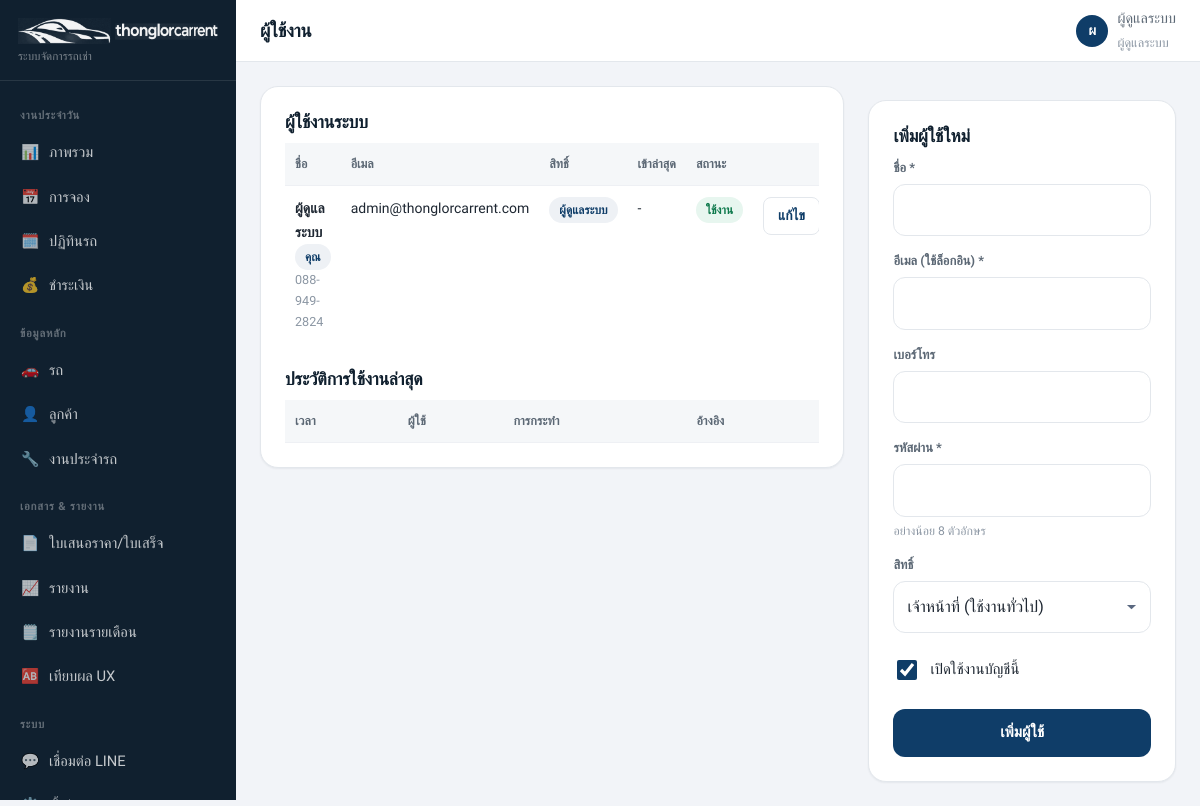
The page /admin/users.php (signed in) on the database its author committed.
### tables this page shows
CREATE TABLE IF NOT EXISTS users (
  id            INT UNSIGNED NOT NULL AUTO_INCREMENT,
  name          VARCHAR(120)  NOT NULL,
  email         VARCHAR(150)  NOT NULL,
  password_hash VARCHAR(255)  NOT NULL,
  role          ENUM('admin','staff') NOT NULL DEFAULT 'staff',
  phone         VARCHAR(30)   DEFAULT NULL,
  is_active     TINYINT(1)    NOT NULL DEFAULT 1,
  last_login_at DATETIME      DEFAULT NULL,
  created_at    DATETIME      NOT NULL DEFAULT CURRENT_TIMESTAMP,
  updated_at    DATETIME      NOT NULL DEFAULT CURRENT_TIMESTAMP ON UPDATE CURRENT_TIMESTAMP,
  PRIMARY KEY (id),
  UNIQUE KEY uq_users_email (email)
);

### includes/functions.php (called while the page is built, shortened)
<?php
require_once __DIR__ . '/db.php';
function settings(): array
{
    static $cache = null;
    if ($cache === null) {
        $cache = [];
        foreach (db_all('SELECT skey, svalue FROM settings') as $r) {
            $cache[$r['skey']] = $r['svalue'];
        }
    }
    return $cache;
}
function setting(string $key, $default = '')
{
    $s = settings();
    return array_key_exists($key, $s) && $s[$key] !== null && $s[$key] !== '' ? $s[$key] : $default;
}
function e($v): string
{
    return htmlspecialchars((string) $v, ENT_QUOTES | ENT_SUBSTITUTE, 'UTF-8');
}
function url(string $path = ''): string
{
    return BASE_URL . '/' . ltrim($path, '/');
}
function asset(string $path): string
{
    $file = APP_ROOT . '/' . ltrim($path, '/');
    return url($path) . '?v=' . (@filemtime($file) ?: APP_VERSION);
}
function thai_date(?string $datetime, bool $withTime = false, bool $full = false): string
{
    if (empty($datetime) || str_starts_with($datetime, '0000')) {
        return '-';
    }
    $ts = strtotime($datetime);
    $d = (int) date('j', $ts);
    $m = (int) date('n', $ts);
    $y = (int) date('Y', $ts) + 543;
    $name = $full ? TH_MONTHS_FULL[$m] : TH_MONTHS[$m];
    $out = sprintf('%d %s %s', $d, $name, $full ? (string) $y : substr((string) $y, 2));
    return $out;
}

### includes/icons.php (called while the page is built, shortened)
<?php
function brand_logo(string $mode = 'lockup', string $cls = ''): string
{
    $map = [
        'lockup' => ['logo-lockup', 760, 84],
        'full'   => ['logo-full',   900, 371],
        'mark'   => ['logo-mark',   520, 122],
    ];
    [$file, $w, $h] = $map[$mode] ?? $map['lockup'];
    $c = $cls ? ' class="' . e($cls) . '"' : '';
    return '<img' . $c . ' src="' . e(url("assets/img/$file.webp")) . '?v=' . APP_VERSION . '"'
         . ' alt="' . e(setting('site_name', 'thonglorcarrent')) . '"'
         . ' width="' . $w . '" height="' . $h . '" decoding="async">';
}

### includes/db.php (called while the page is built, shortened)
<?php
function db(): PDO
{
    static $pdo = null;
    if ($pdo instanceof PDO) {
        return $pdo;
    }
    $dsn = sprintf('mysql:host=%s;dbname=%s;charset=%s', DB_HOST, DB_NAME, DB_CHARSET);
    try {
        $pdo = new PDO($dsn, DB_USER, DB_PASS, [
            PDO::ATTR_ERRMODE            => PDO::ERRMODE_EXCEPTION,
            PDO::ATTR_DEFAULT_FETCH_MODE => PDO::FETCH_ASSOC,
            PDO::ATTR_EMULATE_PREPARES   => false,
            PDO::MYSQL_ATTR_INIT_COMMAND => "SET NAMES utf8mb4 COLLATE utf8mb4_unicode_ci",
        ]);
    } catch (PDOException $e) {
        if (defined('DB_THROW')) {
            throw $e;
        }
        if (APP_DEBUG) {
            die('DB Error: ' . $e->getMessage());
        }
        http_response_code(500);
        die('ไม่สามารถเชื่อมต่อฐานข้อมูลได้ กรุณาติดต่อผู้ดูแลระบบ');
    }
    try {
        $pdo->exec("SET time_zone = '" . date('P') . "'");
    } catch (Throwable $e) {
    }
    return $pdo;
}
function db_all(string $sql, array $params = []): array
{
    $st = db()->prepare($sql);
    $st->execute($params);
    return $st->fetchAll();
}
function db_val(string $sql, array $params = [])
{
    $st = db()->prepare($sql);
    $st->execute($params);
    return $st->fetchColumn();
}

### includes/auth.php (called while the page is built, shortened)
<?php
require_once __DIR__ . '/functions.php';
function auth_user(): ?array
{
    return $_SESSION['user'] ?? null;
}

### admin/users.php (the view, shortened to what this page needs)
<?php
require_once __DIR__ . '/../includes/pricing.php';
require_once __DIR__ . '/../includes/layout_admin.php';
$me = auth_user();
$editId = (int) ($_GET['edit'] ?? 0);
$edit   = $editId ? db_one('SELECT * FROM users WHERE id = :i', [':i' => $editId]) : null;
$users  = db_all('SELECT * FROM users ORDER BY role, name');
admin_head('ผู้ใช้งาน', 'users.php');
?>
<div class="split">
  <div class="panel">
    <h3>ผู้ใช้งานระบบ</h3>
    <div class="table-wrap">
      <table class="table">
        <thead><tr><th>ชื่อ</th><th>อีเมล</th><th>สิทธิ์</th><th>เข้าล่าสุด</th><th>สถานะ</th><th></th></tr></thead>
        <tbody>
          <?php foreach ($users as $u): ?>
            <tr>
              <td><b class="small"><?= e($u['name']) ?></b>
                <?= (int) $u['id'] === (int) $me['id'] ? ' <span class="badge badge-primary">คุณ</span>' : '' ?>
                <div class="tiny muted"><?= e($u['phone'] ?: '') ?></div></td>
              <td class="small"><?= e($u['email']) ?></td>
              <td><span class="badge badge-<?= $u['role'] === 'admin' ? 'primary' : 'muted' ?>">
                <?= $u['role'] === 'admin' ? 'ผู้ดูแลระบบ' : 'เจ้าหน้าที่' ?></span></td>
              <td class="small"><?= e(thai_date($u['last_login_at'], true)) ?></td>
              <td><span class="badge badge-<?= (int) $u['is_active'] ? 'ok' : 'danger' ?>">
                <?= (int) $u['is_active'] ? 'ใช้งาน' : 'ปิด' ?></span></td>
              <td class="right" style="white-space:nowrap">
                <a class="btn btn-ghost btn-sm" href="?edit=<?= (int) $u['id'] ?>">แก้ไข</a>
              </td>
            </tr>
          <?php endforeach; ?>
        </tbody>
      </table>
    </div>
    <h3 class="mt-3">ประวัติการใช้งานล่าสุด</h3>
    <div class="table-wrap">
      <table class="table">
        <thead><tr><th>เวลา</th><th>ผู้ใช้</th><th>การกระทำ</th><th>อ้างอิง</th></tr></thead>
      </table>
    </div>
  </div>
  <div class="panel">
    <h3><?= $edit ? 'แก้ไขผู้ใช้' : 'เพิ่มผู้ใช้ใหม่' ?></h3>
    <form method="post">
      <div class="field"><label>ชื่อ *</label><input type="text" name="name" value="<?= e($edit['name'] ?? '') ?>" required></div>
      <div class="field"><label>อีเมล (ใช้ล็อกอิน) *</label><input type="email" name="email" value="<?= e($edit['email'] ?? '') ?>" required></div>
      <div class="field"><label>เบอร์โทร</label><input type="text" name="phone" value="<?= e($edit['phone'] ?? '') ?>"></div>
      <div class="field"><label>รหัสผ่าน <?= $edit ? '(เว้นว่าง = ไม่เปลี่ยน)' : '*' ?></label>
        <input type="password" name="password" autocomplete="new-password" <?= $edit ? '' : 'required' ?>>
        <div class="hint">อย่างน้อย 8 ตัวอักษร</div></div>
      <div class="field"><label>สิทธิ์</label>
        <select name="role">
          <option value="staff" <?= ($edit['role'] ?? '') === 'staff' ? 'selected' : '' ?>>เจ้าหน้าที่ (ใช้งานทั่วไป)</option>
        </select></div>
      <label class="checkline">
        <input type="checkbox" name="is_active" value="1" <?= !$edit || (int) $edit['is_active'] ? 'checked' : '' ?>>
        <span>เปิดใช้งานบัญชีนี้</span>
      </label>
      <button class="btn btn-block mt-2"><?= $edit ? 'บันทึก' : 'เพิ่มผู้ใช้' ?></button>
    </form>
  </div>
</div>
<?php admin_foot(); ?>

### includes/layout_admin.php (shortened to what this page needs)
<?php
require_once __DIR__ . '/functions.php';
require_once __DIR__ . '/auth.php';
require_once __DIR__ . '/icons.php';
function admin_head(string $title, string $active = ''): void
{
    $u    = auth_user();
    $site = setting('site_name', 'thonglorcarrent');
    $cntPending = (int) db_val("SELECT COUNT(*) FROM bookings WHERE status = 'pending'");
    $cntSlip    = (int) db_val("SELECT COUNT(*) FROM payments WHERE status = 'pending'");
    $cntMaint   = (int) db_val(
        "SELECT COUNT(*) FROM maintenances WHERE status = 'pending' AND due_date IS NOT NULL AND due_date <= :d",
        [':d' => date('Y-m-d', strtotime('+' . (int) setting('reminder_days_before', '30') . ' days'))]
    );
    $menu = [
        'งานประจำวัน' => [
            ['dashboard.php', '📊', 'ภาพรวม', 0],
            ['bookings.php',  '📅', 'การจอง', $cntPending],
            ['calendar.php',  '🗓️', 'ปฏิทินรถ', 0],
            ['payments.php',  '💰', 'ชำระเงิน', $cntSlip],
        ],
        'ข้อมูลหลัก' => [
            ['cars.php',      '🚗', 'รถ', 0],
            ['customers.php', '👤', 'ลูกค้า', 0],
            ['maintenance.php','🔧', 'งานประจำรถ', $cntMaint],
        ],
        'เอกสาร & รายงาน' => [
            ['documents.php', '📄', 'ใบเสนอราคา/ใบเสร็จ', 0],
            ['reports.php',   '📈', 'รายงาน', 0, true],
            ['monthly-report.php', '🗒️', 'รายงานรายเดือน', 0, true],
            ['ab-report.php', '🆎', 'เทียบผล UX', 0, true],
        ],
        'ระบบ' => [
            ['line.php',      '💬', 'เชื่อมต่อ LINE', 0, true],
            ['settings.php',  '⚙️', 'ตั้งค่า', 0, true],
            ['users.php',     '🔑', 'ผู้ใช้งาน', 0, true],
            ['backups.php',   '🗄️', 'สำรองข้อมูล', 0, true],
            ['health.php',    '🩺', 'สุขภาพระบบ', 0, true],
        ],
    ];
    ?><!DOCTYPE html>
<html lang="th">
<head>
<link rel="stylesheet" href="<?= e(asset('assets/css/app.css')) ?>">
<link rel="stylesheet" href="<?= e(asset('assets/css/admin.css')) ?>">
</head>
<body class="admin">
<div class="adm">
  <aside class="adm-side" id="side">
    <div class="adm-brand">
      <a href="<?= url('admin/dashboard.php') ?>"><?= brand_logo('lockup', 'adm-logo') ?></a>
      <small style="margin-left:0">ระบบจัดการรถเช่า</small>
    </div>
    <nav class="adm-nav">
      <?php foreach ($menu as $grp => $items): ?>
        <div class="grp"><?= e($grp) ?></div>
        <?php foreach ($items as [$file, $ic, $label, $cnt]): ?>
          <a class="<?= $active === $file ? 'on' : '' ?>" href="<?= url('admin/' . $file) ?>">
            <span class="ic"><?= $ic ?></span><?= e($label) ?>
          </a>
        <?php endforeach; ?>
      <?php endforeach; ?>
    </nav>
  </aside>
  <main class="adm-main">
    <div class="adm-top">
      <h1><?= e($title) ?></h1>
      <div class="adm-user no-print">
        <span class="av"><?= e(mb_substr($u['name'] ?? '?', 0, 1)) ?></span>
        <span class="nm"><?= e($u['name'] ?? '') ?><br><span class="tiny muted"><?= $u['role'] === 'admin' ? 'ผู้ดูแลระบบ' : 'เจ้าหน้าที่' ?></span></span>
      </div>
    </div>
    <div class="adm-body">
<?php
}
function admin_foot(): void
{
    ?>
    </div>
  </main>
</div>
</body>
</html>
<?php
}

### assets/css/admin.css (style rules this page uses)
body.admin { background:#f2f4f8 }
.adm { display:flex;min-height:100vh }
.adm-side { width:236px;flex:none;background:var(--dark);color:rgba(255,255,255,.75); display:flex;flex-direction:column;position:sticky;top:0;height:100vh;overflow-y:auto; }
.adm-brand { padding:18px 18px 14px;border-bottom:1px solid rgba(255,255,255,.1) }
.adm-brand a { color:#fff;font-weight:800;font-size:1.05rem;display:flex;align-items:center;gap:9px }
.adm-brand .adm-logo { height:26px;width:auto;max-width:100%;filter:brightness(0) invert(1) opacity(.95) }
.adm-brand small { display:block;color:rgba(255,255,255,.45);font-size:.72rem;margin-top:3px;margin-left:39px }
.adm-nav { padding:10px 10px 24px;flex:1 }
.adm-nav .grp { font-size:.7rem;text-transform:uppercase;letter-spacing:.07em;color:rgba(255,255,255,.35);padding:16px 10px 6px;font-weight:700 }
.adm-nav a { display:flex;align-items:center;gap:10px;padding:9px 11px;border-radius:8px; color:rgba(255,255,255,.76);font-size:.92rem;margin-bottom:2px; }
.adm-nav a .ic { width:18px;text-align:center;flex:none;opacity:.9 }
.adm-main { flex:1;min-width:0;display:flex;flex-direction:column }
.adm-top { background:#fff;border-bottom:1px solid var(--line);padding:0 24px;height:62px; display:flex;align-items:center;gap:16px;position:sticky;top:0;z-index:30; }
.adm-top h1 { margin:0;font-size:1.15rem }
.adm-user { display:flex;align-items:center;gap:9px;font-size:.9rem;color:var(--ink-2) }
.adm-user .av { width:32px;height:32px;border-radius:50%;background:var(--brand);color:#fff;display:grid;place-items:center;font-weight:700;font-size:.85rem }
.adm-body { padding:24px;flex:1 }
.table .badge,.table td .btn { white-space:nowrap }

### rows shown on the page
users: name "ผ", name "ผู้ดูแลระบบ", shows "คุณ", phone "088-949-2824", email "admin@thonglorcarrent.com", role "ผู้ดูแลระบบ", last_login_at "-", is_active "ใช้งาน"

### other values the page prints
$grp "งานประจำวัน"
$ic "📊"
$label "ภาพรวม"
$ic "📅"
$label "การจอง"
$ic "🗓️"
$label "ปฏิทินรถ"
$ic "💰"
$label "ชำระเงิน"
$grp "ข้อมูลหลัก"
$ic "🚗"
$label "รถ"
$ic "👤"
$label "ลูกค้า"
$ic "🔧"
